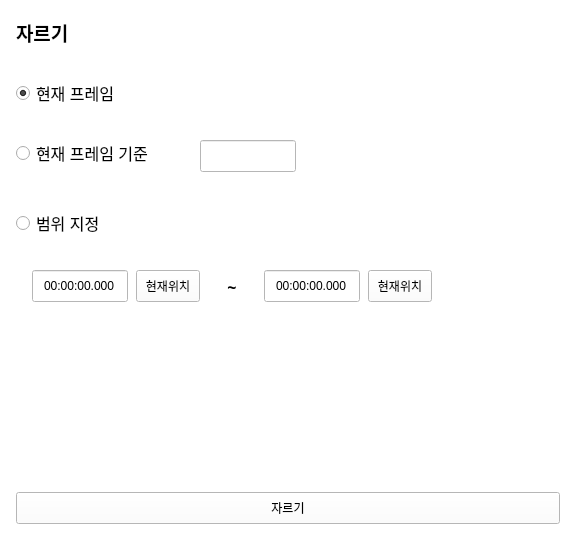
    <widget class="QWidget" name="w_cutvideo" native="true">
     <property name="geometry">
      <rect>
       <x>0</x>
       <y>0</y>
       <width>576</width>
       <height>540</height>
      </rect>
     </property>
     <property name="styleSheet">
      <string notr="true">background-color: #ffffff;</string>
     </property>
     <widget class="QLabel" name="label_cutvideo_cut">
      <property name="geometry">
       <rect>
        <x>16</x>
        <y>16</y>
        <width>111</width>
        <height>32</height>
       </rect>
      </property>
      <property name="font">
       <font>
        <family>Noto Sans KR</family>
        <pointsize>14</pointsize>
        <bold>true</bold>
       </font>
      </property>
      <property name="text">
       <string>자르기</string>
      </property>
     </widget>
     <widget class="QPushButton" name="btn_cutvideo_apply">
      <property name="geometry">
       <rect>
        <x>16</x>
        <y>492</y>
        <width>544</width>
        <height>32</height>
       </rect>
      </property>
      <property name="styleSheet">
       <string notr="true"/>
      </property>
      <property name="text">
       <string>자르기</string>
      </property>
      <property name="autoDefault">
       <bool>false</bool>
      </property>
      <property name="flat">
       <bool>false</bool>
      </property>
     </widget>
     <widget class="QLineEdit" name="edt_cutvideo_rangestart">
      <property name="geometry">
       <rect>
        <x>32</x>
        <y>270</y>
        <width>96</width>
        <height>32</height>
       </rect>
      </property>
      <property name="text">
       <string>00:00:00.000</string>
      </property>
      <property name="alignment">
       <set>Qt::AlignCenter</set>
      </property>
     </widget>
     <widget class="QPushButton" name="btn_cutvideo_rangestarttocurrent">
      <property name="geometry">
       <rect>
        <x>136</x>
        <y>270</y>
        <width>64</width>
        <height>32</height>
       </rect>
      </property>
      <property name="styleSheet">
       <string notr="true">b</string>
      </property>
      <property name="text">
       <string>현재위치</string>
      </property>
      <property name="flat">
       <bool>false</bool>
      </property>
     </widget>
     <widget class="QPushButton" name="btn_cutvideo_rangeendtocurrent">
      <property name="geometry">
       <rect>
        <x>368</x>
        <y>270</y>
        <width>64</width>
        <height>32</height>
       </rect>
      </property>
      <property name="styleSheet">
       <string notr="true">b</string>
      </property>
      <property name="text">
       <string>현재위치</string>
      </property>
      <property name="flat">
       <bool>false</bool>
      </property>
     </widget>
     <widget class="QLineEdit" name="edt_cutvideo_rangeend">
      <property name="geometry">
       <rect>
        <x>264</x>
        <y>270</y>
        <width>96</width>
        <height>32</height>
       </rect>
      </property>
      <property name="text">
       <string>00:00:00.000</string>
      </property>
      <property name="alignment">
       <set>Qt::AlignCenter</set>
      </property>
     </widget>
     <widget class="QLabel" name="label_23">
      <property name="geometry">
       <rect>
        <x>216</x>
        <y>270</y>
        <width>32</width>
        <height>32</height>
       </rect>
      </property>
      <property name="font">
       <font>
        <family>Noto Sans KR</family>
        <pointsize>12</pointsize>
        <bold>true</bold>
       </font>
      </property>
      <property name="text">
       <string>~</string>
      </property>
      <property name="alignment">
       <set>Qt::AlignCenter</set>
      </property>
     </widget>
     <widget class="QRadioButton" name="rbtn_cutvideo_currentframe">
      <property name="geometry">
       <rect>
        <x>16</x>
        <y>80</y>
        <width>109</width>
        <height>26</height>
       </rect>
      </property>
      <property name="font">
       <font>
        <pointsize>12</pointsize>
       </font>
      </property>
      <property name="text">
       <string>현재 프레임</string>
      </property>
      <property name="checked">
       <bool>true</bool>
      </property>
     </widget>
     <widget class="QRadioButton" name="rbtn_cutvideo_allframe">
      <property name="geometry">
       <rect>
        <x>16</x>
        <y>140</y>
        <width>151</width>
        <height>26</height>
       </rect>
      </property>
      <property name="font">
       <font>
        <pointsize>12</pointsize>
       </font>
      </property>
      <property name="text">
       <string>현재 프레임 기준</string>
      </property>
     </widget>
     <widget class="QRadioButton" name="rbtn_cutvideo_rangeframe">
      <property name="geometry">
       <rect>
        <x>16</x>
        <y>210</y>
        <width>109</width>
        <height>26</height>
       </rect>
      </property>
      <property name="font">
       <font>
        <pointsize>12</pointsize>
       </font>
      </property>
      <property name="text">
       <string>범위 지정</string>
      </property>
     </widget>
     <widget class="QLineEdit" name="edt_cutvideo_framerange">
      <property name="geometry">
       <rect>
        <x>200</x>
        <y>140</y>
        <width>96</width>
        <height>32</height>
       </rect>
      </property>
      <property name="inputMask">
       <string/>
      </property>
      <property name="text">
       <string/>
      </property>
      <property name="alignment">
       <set>Qt::AlignCenter</set>
      </property>
     </widget>
    </widget>
